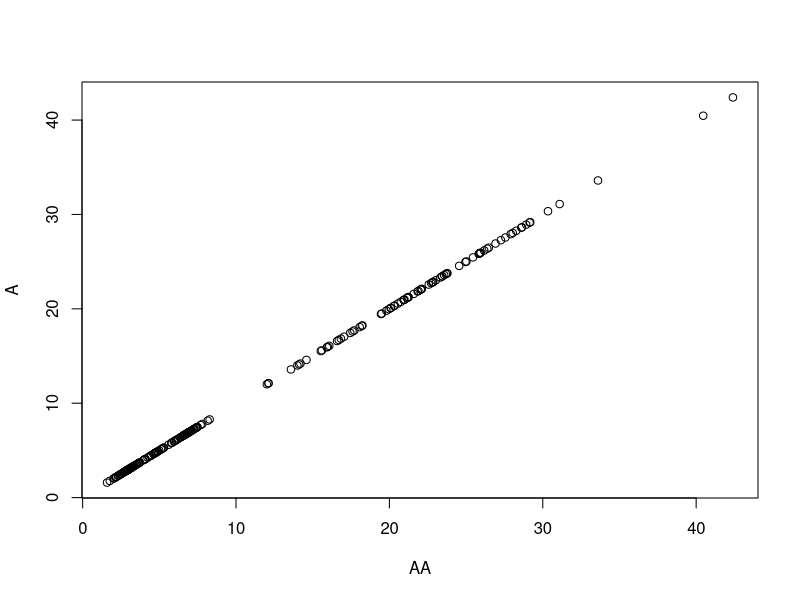
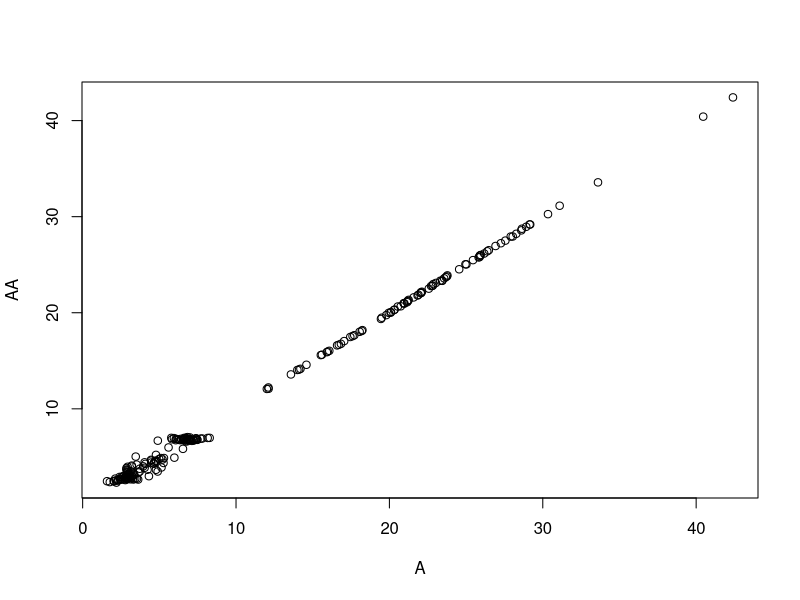

Recreate these plots in R, in order.
# setwd("Homeworks/Week9")
# cleanup
rm(list=ls())

"The file CigCancer.csv contains data about cigarette sales and the incidence
of various types of cancer in most of the states."
CigCancer <- read.csv("lib/CigCancer.csv"); head(CigCancer)

# get the columns of interest, put it in one
A <- cbind(CigCancer$CIG, CigCancer$BLAD, CigCancer$LUNG, CigCancer$KID, CigCancer$LEUK)
m <- nrow(A); m
n <- ncol(A); n
S <- var(A); S

"Center and scale the cancer data by the procedure described in Hub-
bard. This is tricky { look at how it was done for the weather data in
the lecture notes."

# center and scale data
A.phi <- scale(A, center = TRUE, scale = rep(sqrt(m-1),n))

mean(A.phi[,1]) # very close to 0, which is good
sum(A.phi[,1]^2); var(A[,1]) # both equals 31.06152 (sum of squares == variance)

"Use eigen() to get the four eigenvalues and the change of basis matrix.
Then add the coeficients of the four eigenvectors as new columns in
your data frame. Which of the eigenvectors correlates most strongly with cigarette smok-
ing? Can you put an interpretation on the eigenvector for the largest
eigenvalue? The second largest?"

Eig <- eigen(S); Eig

#              [,1]        [,2]        [,3]        [,4]        [,5]
# [1,]  0.822650816  0.55988987 -0.07352579  0.02792562  0.05985893
# [2,]  0.110317405 -0.01566851  0.69916557 -0.67906798 -0.19395557
# [3,]  0.556499695 -0.82672500 -0.02814014  0.07636419  0.01450877
# [4,]  0.035886437  0.04231738  0.16147703  0.42500880 -0.88893987
# [5,] -0.009795841  0.03182525  0.69202223  0.59297797  0.41033346

# eigenvectors
Eig$values

# matrix of eigenvectors
P <- Eig$vectors; P
Pinv <- solve(P); Pinv
Pinv %*% S %*% P

# we can see that this is actually a diagonal matrix of eigenvalues
round(Pinv %*% S %*% P)

# express A.phi relative to new basis of eigenvectors
A.eig <- A.phi %*% P; A.eig

#  coefficients of the new eigenvectors as new columns.
Cig.eig <- data.frame(CigCancer,
                      v1 = A.eig[,1],
                      v2 = A.eig[,2],
                      v3 = A.eig[,3],
                      v4 = A.eig[,4],
                      v5 = A.eig[,5])

Eig$values # first value is the largest, second value is second largest
Eig$vectors[,1] # first eivector correlates most strongly with sales of cigarettes

cor(CigCancer$CIG, A.eig[,1]) #  0.965105
cor(CigCancer$CIG, A.eig[,2]) # 0.2616235
cor(CigCancer$CIG, A.eig[,3]) # -0.009919685
cor(CigCancer$CIG, A.eig[,4]) # 0.002621214

# here the second eigenvalues & eigenvector is the second highest
# which correlates with cigarette sales. This makes sense because the first eigenvector
# is the highest level of variance in our data. Second is eigenvector is second highest, etc.

"Make sure that you can reconstruct the data exactly by using all five
eigenvalues, then see how well you can reconstruct it using just two
principal components. It took me a while to get this right { see the
lecture notes or script 10D."

# using all 5 eigenvalues
A2 <- cbind(A.eig[,1], A.eig[,2], A.eig[,3], A.eig[,4], A.eig[,5])

A.recon <- A2 %*% Pinv  # Multiply by Pinv on the right.
A.c <- scale(A.recon, scale = rep(1/sqrt(m-1),n)) # undoing scaling
AA <- scale(A.c, center = -colMeans(A), scale = FALSE) # undoing centering

# checking values
head(AA)
#      [,1] [,2]  [,3] [,4] [,5]
# [1,] 18.20 2.90 17.05 1.59 6.15
# [2,] 25.82 3.52 19.80 2.75 6.61
# [3,] 18.24 2.99 15.98 2.02 6.94
# [4,] 28.60 4.46 22.07 2.66 7.06
# [5,] 31.10 5.11 22.83 3.35 7.20
# [6,] 33.60 4.78 24.55 3.36 6.45

head(A)
#       [,1] [,2]  [,3] [,4] [,5]
# [1,] 18.20 2.90 17.05 1.59 6.15
# [2,] 25.82 3.52 19.80 2.75 6.61
# [3,] 18.24 2.99 15.98 2.02 6.94
# [4,] 28.60 4.46 22.07 2.66 7.06
# [5,] 31.10 5.11 22.83 3.35 7.20
# [6,] 33.60 4.78 24.55 3.36 6.45

# seeing the same numbers!

# now plot it..
plot(AA, A)
# looks good.

### now let's just use two principal components
A3 <- cbind(A.eig[,1], A.eig[,2], 0, 0, 0)

A.recon <- A3 %*% Pinv # Multiply by Pinv on the right.
A.c <- scale(A.recon, scale = rep(1/sqrt(m-1), n)) # undo scaling
AA <- scale(A.c, center = -colMeans(A), scale = FALSE) # Undo the centering.

# checking values
head(A)
#       [,1] [,2]  [,3] [,4] [,5]
# [1,] 18.20 2.90 17.05 1.59 6.15
# [2,] 25.82 3.52 19.80 2.75 6.61
# [3,] 18.24 2.99 15.98 2.02 6.94
# [4,] 28.60 4.46 22.07 2.66 7.06
# [5,] 31.10 5.11 22.83 3.35 7.20
# [6,] 33.60 4.78 24.55 3.36 6.45

head(AA)
#          [,1]     [,2]     [,3]     [,4]     [,5]
# [1,] 18.10794 3.359123 17.05072 2.467929 6.846901
# [2,] 25.75661 4.199055 19.75736 2.838212 6.834613
# [3,] 18.19095 3.284140 15.96297 2.488530 6.882439
# [4,] 28.57461 4.606386 22.05470 2.955337 6.788570
# [5,] 31.13770 4.877962 22.83035 3.081370 6.788647
# [6,] 33.57072 5.207906 24.52505 3.186780 6.758116

# seeing differences already

plot(A,AA)
# not as perfect as using 5 eigenvalues, but still decent